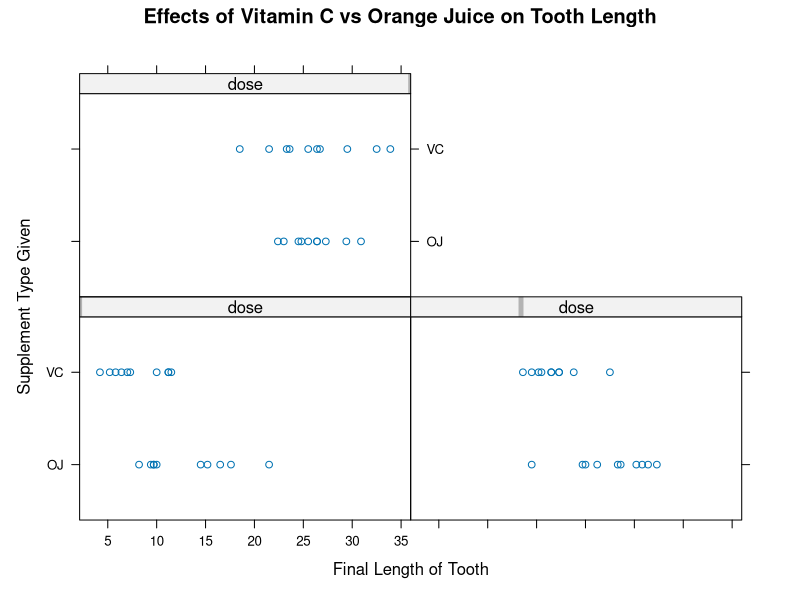
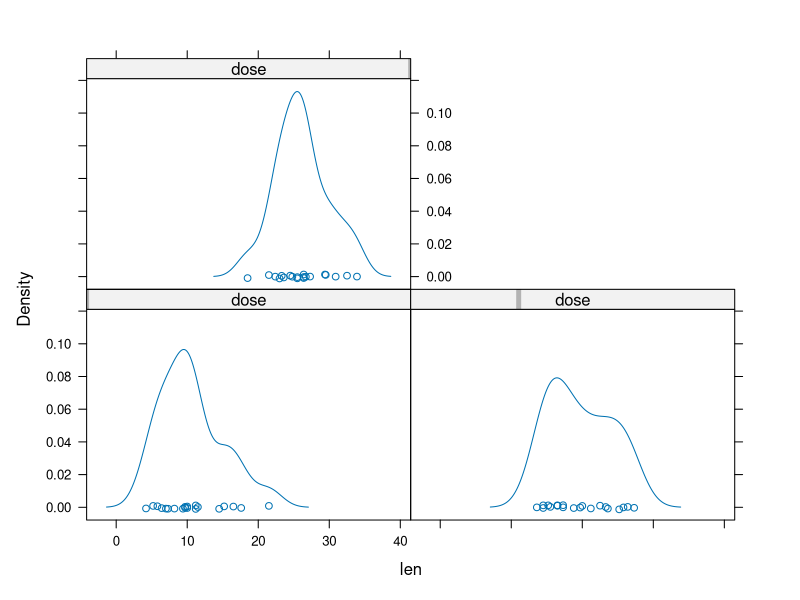
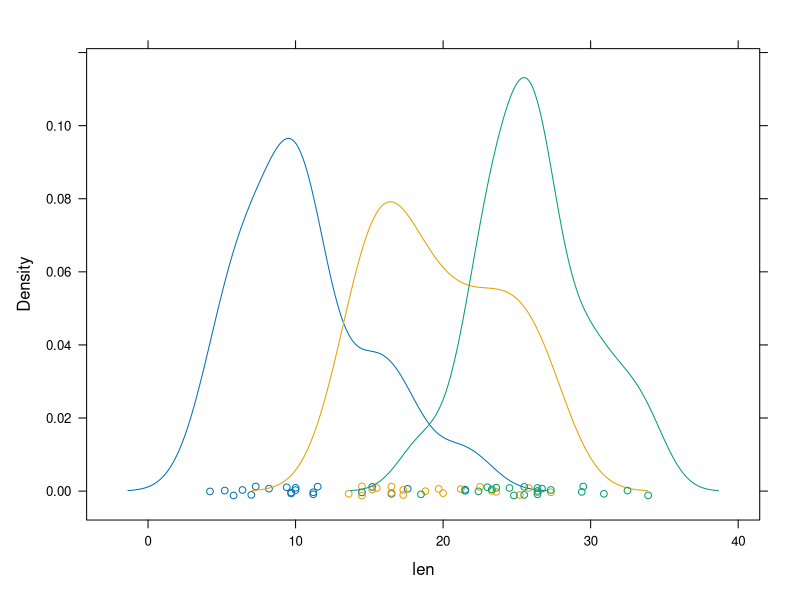
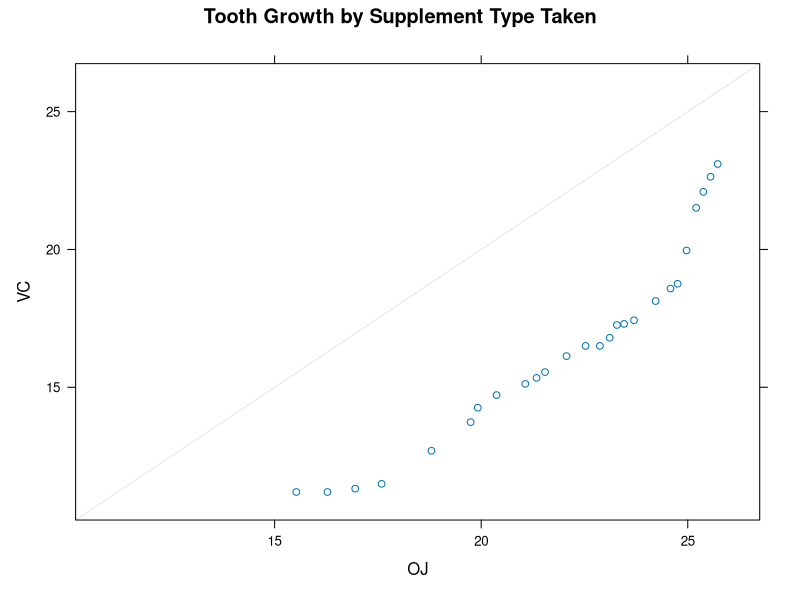
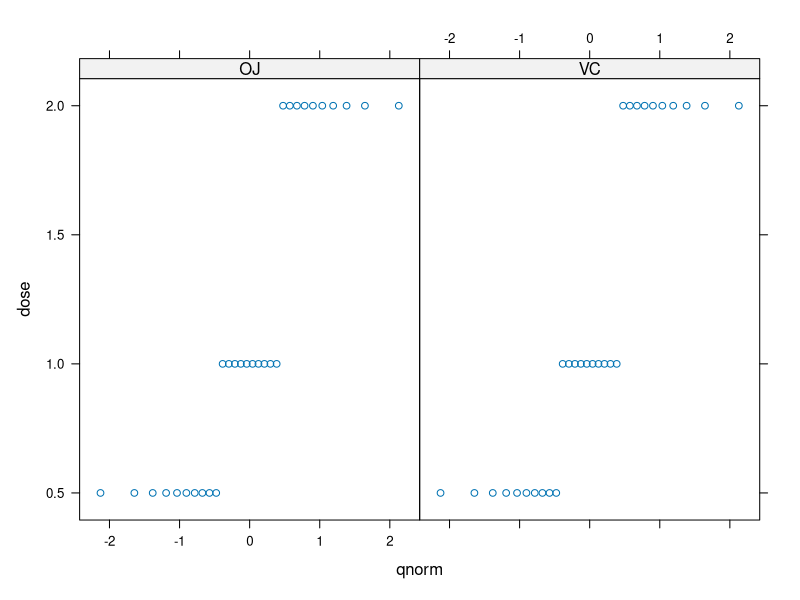
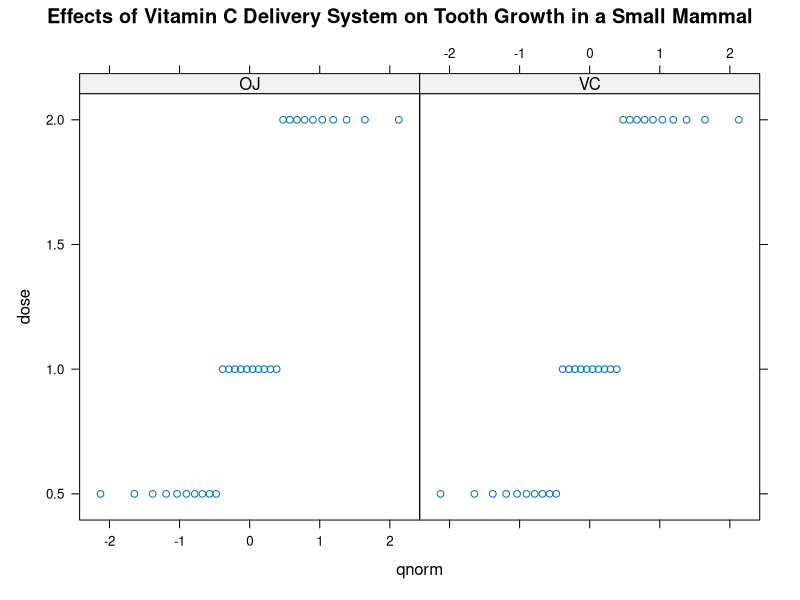
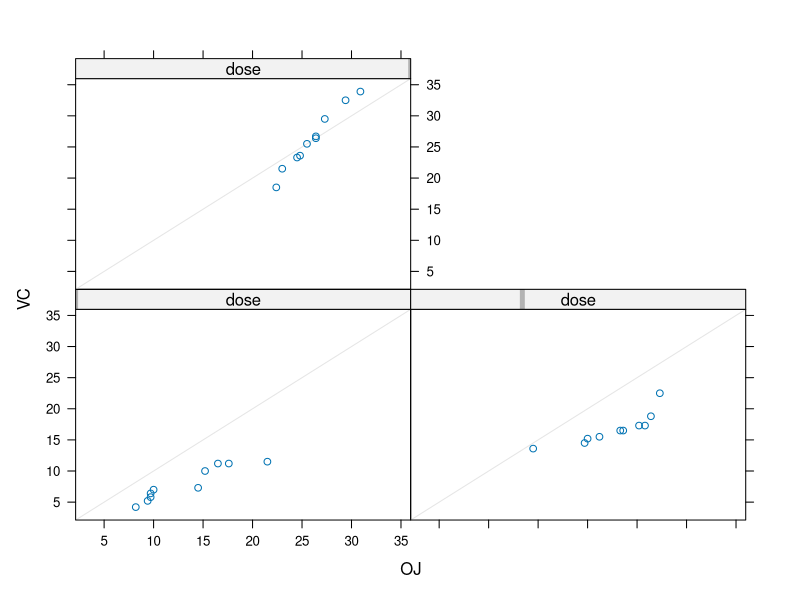
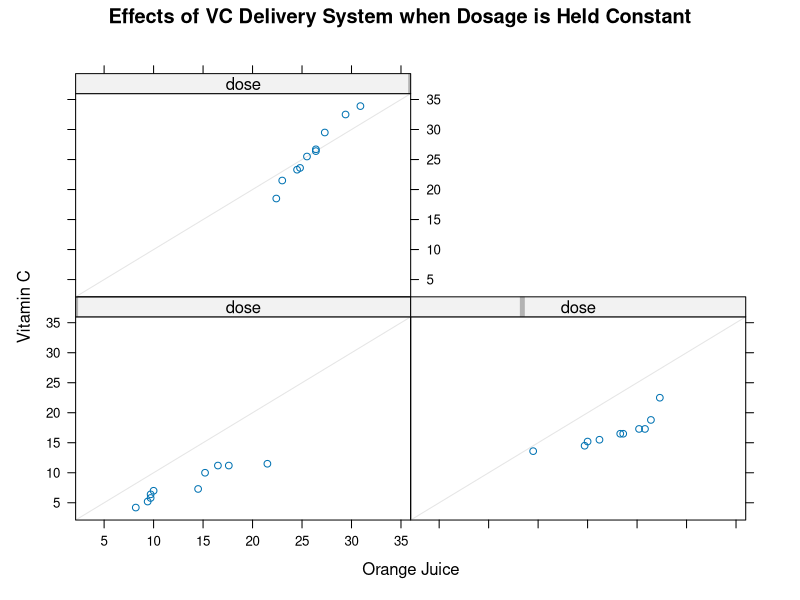

These figures' R source, in order:
## Code for Project #2
## B.E. Hardisty

## Call lattice and the relevant data set:
library(lattice)
ToothGrowth

## Now you're ready to start plotting things:
ToothLength <- xyplot(supp ~ len | dose, data=ToothGrowth)

## By assigning a name to your plot you can easily modify it via "update"
## I henceforth label the x and y axes and give it a title:
update(ToothLength, xlab = "Final Length of Tooth", ylab = "Supplement Type Given", 
main = "Effects of Vitamin C vs Orange Juice on Tooth Length")

## Now try to some density plotting:
densityplot(supp ~ len | dose, data=ToothGrowth)
## I think there's a pattern here;
## if we look at tooth length by dosage, irrespective of what type of supplement our guinea pigs ingested:
densityplot(~ len, data=ToothGrowth, groups=dose)

## We also can look at the aggregate behavior and we note an additive shift:
Teeth1 <- qq(supp ~ len, data=ToothGrowth, distribution=qunif)
pr <- seq(0.25, 0.75, 0.02)
Teeth2 <- qq(supp ~ len, data=ToothGrowth, f.value=pr)
TeethData <- update(Teeth2, main="Tooth Growth by Supplement Type Taken")
TeethData

## Let's call this graphic "Tooth2" and add a title:
Tooth2 <- qqmath(len ~ dose | supp, data=ToothGrowth)
Tooth2
update(Tooth2, 
main="Effects of Vitamin C Delivery System on Tooth Growth in a Small Mammal")

## Final set of graphs, qqplots, holding dose constant:
Tooth3 <- qq(supp ~ len | dose, data=ToothGrowth)
Tooth3
update(Tooth3, xlab="Orange Juice", ylab="Vitamin C", 
main="Effects of VC Delivery System when Dosage is Held Constant")
